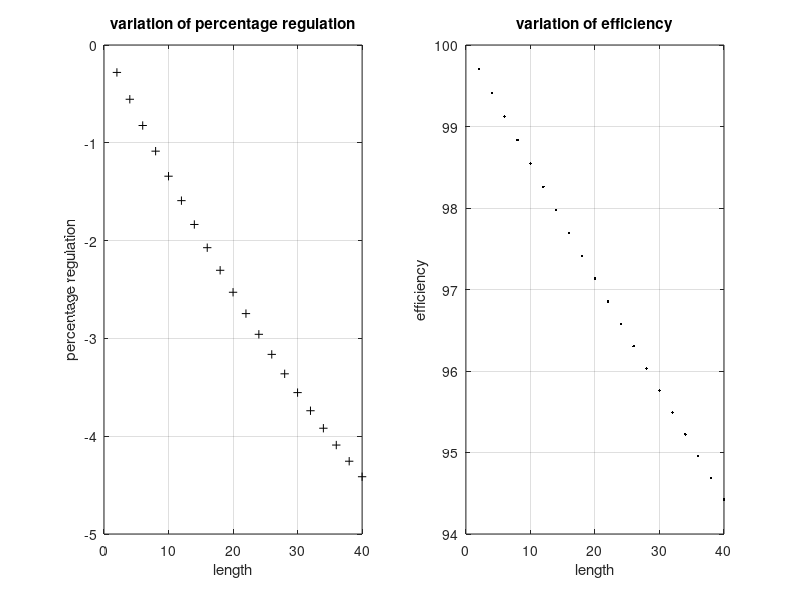

MATLAB code to generate this figure:
% D:\314126514017\trans_short_line_model_lagging.m

% problem:
% A 220kV 3 phase transmission line is 40km long. The resistance
% per phase is 0.15 ohm/km. and the inductance per phase is 1.3263 mH/km.
% The shunt capacitance is negligible. Use short line model to find the
% voltage and power at the sending end and voltage regulation and
% efficiency when the line supplying a 3 phase load of
% a) 381 MVA; at 0.8 pf lagging ; at 220kV

% MATLAB program for short line model
% lagging power factor

% initial clearing
% -----------------------------
clc;
clear all;
close all;
% -----------------------------

% given values
% resistance per kilometre length of line
resistance = 0.15;

% inductance per kilometre length of line
inductance = 1.3263e-3; % 1.3263 mH
% disp(inductance);

% system frequency
f = 60;

% system inductive reactance
x = 2 * pi * f * inductance;
% disp(x);

% k is for the length and traversing of the vector len;
k = 1;

% Sr receiving end power
% apparent 3 phase
S_r = 381e6; % 381MVA

% Vr --> voltage receiving end per phase
V_r = (220e3 / sqrt(3));

% load power factor
PF = 0.8;

% power factor angle
Pfr_angle = acos(PF); % cos-1(0.8)
% disp('power factor angle');
% disp(Pfr_angle);

% receiving end current per phase
Ir_mag = (S_r / (3 * V_r));

% receiving end power
P_r = S_r * PF;    

I_r = Ir_mag * (cos(Pfr_angle) + (1j * sin(Pfr_angle)));
% disp('I_r');
% disp(I_r);

% preallocating arrays for faster computation
% the matlab way
percent_regulation = zeros(1, 20);
losses = zeros(1, 20);
total_losses = zeros(1, 20);
efficiency = zeros(1, 20);
len = zeros(1, 20);

for l = 2 : 2 : 40
    % resistance per phase
    R = resistance * l;
    
    % reactance per phase
    X = x * l;
    
    V_s = (V_r + I_r * complex(R, X));
    percent_regulation(k) = ((abs(V_s) - V_r) / V_r) * 100;
    losses(k) = (Ir_mag ^ 2) * resistance * l;
    total_losses(k) = 3 * losses(k);
    
    efficiency(k) = (P_r / (P_r + total_losses(k))) * 100;
    
    len(k) = l;
    k = k + 1;
    V_s = abs(V_s);
    I_s = abs(I_r);
end

disp('length');
disp(len);
disp('percentage regulation');
disp(percent_regulation);

disp('efficiency');
disp(efficiency);

disp('voltage at sending end');
disp(V_s);

disp('current at receiving end');
disp(I_r);

% plot showing the percentage regulation
subplot(1, 2, 1), plot(len, percent_regulation, 'k+')
xlabel('length'), ylabel('percentage regulation')
title('variation of percentage regulation'), grid on

% plot showing the efficiency
subplot(1, 2, 2), plot(len, efficiency, 'k.')
xlabel('length'), ylabel('efficiency')
title('variation of efficiency'), grid on



